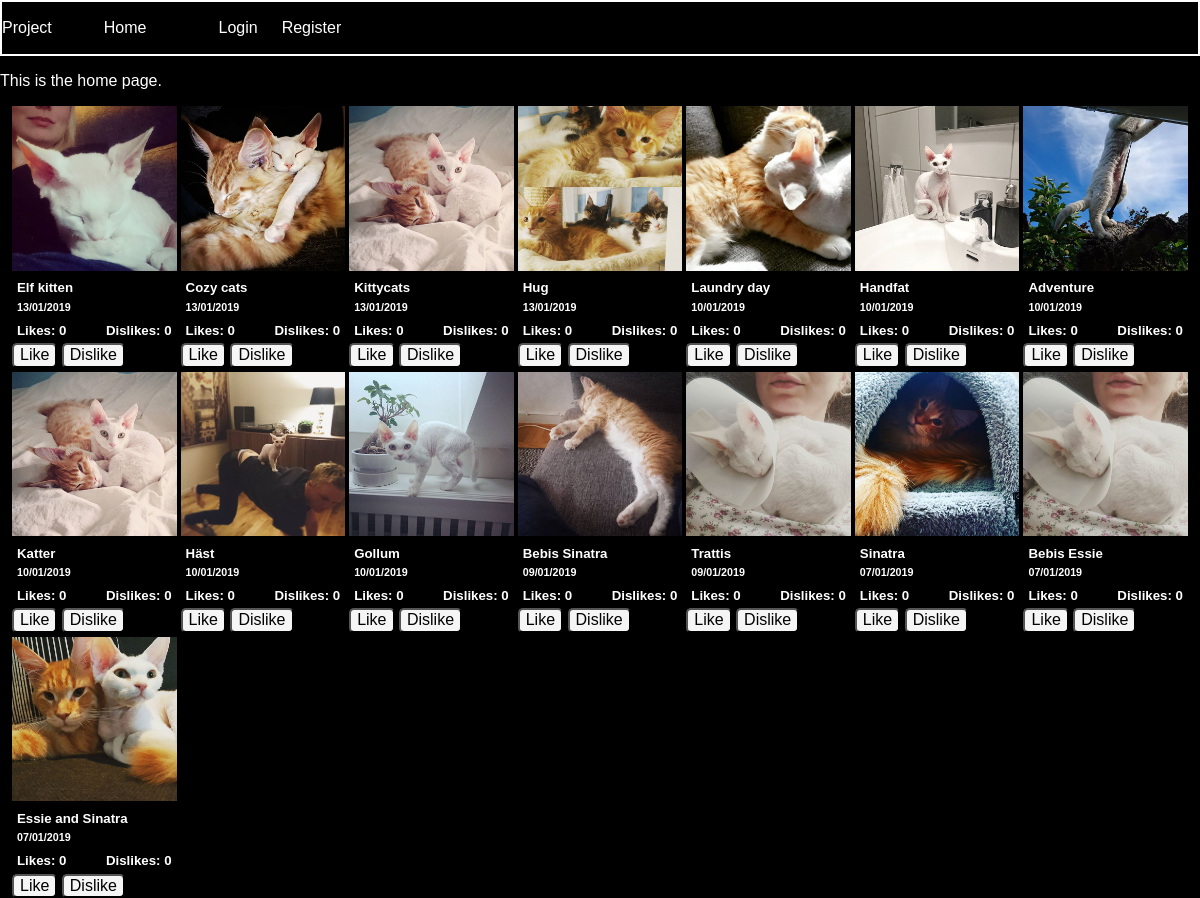
The page / on the database its author committed.
### tables this page shows
CREATE TABLE "posts" (
	`post_id`	INTEGER PRIMARY KEY AUTOINCREMENT,
	`description`	TEXT,
	`image_url`	TEXT,
	`user_id`	INTEGER,
	`date`	INTEGER
);

### app/database/database-functions.php (called while the page is built, shortened)
<?php
function connectToDB(){
    $config = require dirname(__DIR__).'/config.php';
    $pdo = new PDO($config['database_path']);
    return $pdo;
}
function getAllPosts(){
    $pdo = connectToDB();
   $allPostsStatement = $pdo->prepare('SELECT * FROM posts ORDER BY date DESC');
   $allPostsStatement->execute();
   $allPosts = $allPostsStatement->fetchAll(PDO::FETCH_ASSOC);
   return $allPosts;
}

### feed.php (the view)
<?php
$posts = getAllPosts();
?>
<?php
    foreach ($posts as $post) :
    ?>
<div class="post">
    <img class="post-image" src="<?= $post['image_url']?>" alt="image">
    <h5>
        <?= $post['description']?>
    </h5>
    <h6>
        <?= date('d/m/Y', $post['date']);?>
    </h6>
    <div class="likes-count">
        <h5 class="likes">Likes: 0</h5>
        <h5 class="dislikes">Dislikes: 0</h5>
    </div>
    <div>
        <button class="like-button">Like</button>
        <button class="dislike-button">Dislike</button>
    </div>
</div>
<?php endforeach ?>

### assets/styles/main.css (style rules this page uses)
* { box-sizing: border-box; }
body { width: 100vw; margin: 0; background-color: black; color: white; font-family: sans-serif; }
h1, h2, h3, h4, h5, h6 { margin: 5px; }
img { width: 200px; }
button { color: black; background-color: whitesmoke; border-radius: 5px; }
.post { width: 100%; }
.post-image { width: 100%; }
.likes-count { display: flex; flex-direction: row; justify-content: space-between; }

### rows shown on the page
posts: image_url (picture), description "Elf kitten", date "13/01/2019"
posts: image_url (picture), description "Cozy cats", date "13/01/2019"
posts: image_url (picture), description "Kittycats", date "13/01/2019"
posts: image_url (picture), description "Hug", date "13/01/2019"
posts: image_url (picture), description "Laundry day", date "10/01/2019"
posts: image_url (picture), description "Handfat", date "10/01/2019"
posts: image_url (picture), description "Adventure", date "10/01/2019"
posts: image_url (picture), description "Katter", date "10/01/2019"
posts: image_url (picture), description "Häst", date "10/01/2019"
posts: image_url (picture), description "Gollum", date "10/01/2019"
posts: image_url (picture), description "Bebis Sinatra", date "09/01/2019"
posts: image_url (picture), description "Trattis", date "09/01/2019"
posts: image_url (picture), description "Sinatra", date "07/01/2019"
posts: image_url (picture), description "Bebis Essie", date "07/01/2019"
posts: image_url (picture), description "Essie and Sinatra", date "07/01/2019"

### other values the page prints
$config['title'] "Project"
